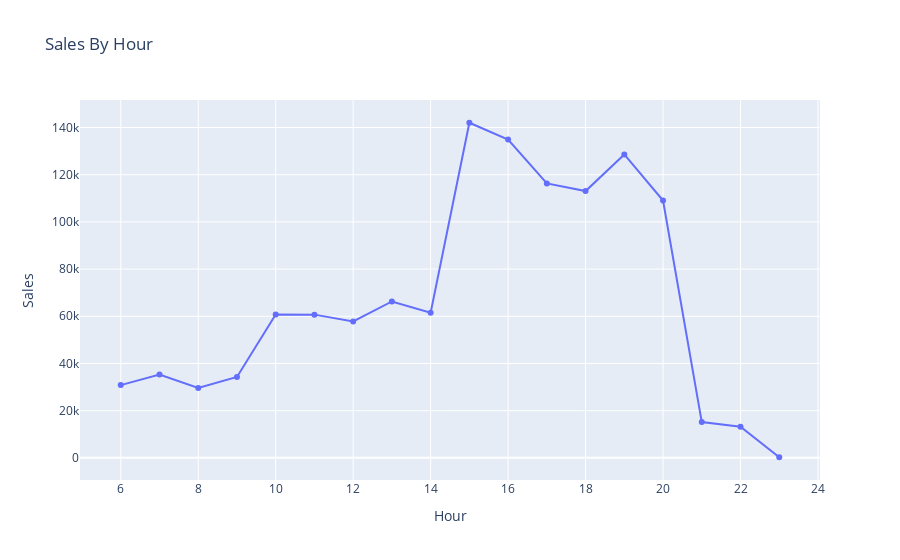

The notebook cell this image was saved under:
### Code cell
fig= px.line(sales_by_hour,x="Hour",y="Sales",markers=True,
              title='Sales By Hour')
fig.update_layout(yaxis_title='Sales', xaxis_title='Hour')
fig.show()

### Figure 1 — Plotly figure (JSON) as saved in the notebook; plotly's stock layout.template omitted (floating-point values rounded to 4 significant figures)
{"data": [{"hovertemplate": "Hour=%{x}<br>Sales=%{y}<extra></extra>", "legendgroup": "", "line": {"color": "#636efa", "dash": "solid"}, "marker": {"symbol": "circle"}, "mode": "lines+markers", "name": "", "orientation": "v", "showlegend": false, "type": "scatter", "x": [6, 7, 8, 9, 10, 11, 12, 13, 14, 15, 16, 17, 18, 19, 20, 21, 22, 23], "xaxis": "x", "y": [30840.0, 35320.0, 29590.0, 34300.0, 60760.0, 60700.0, 57820.0, 66290.0, 61470.0, 142000.0, 134900.0, 116300.0, 113100.0, 128600.0, 109100.0, 15180.0, 13240.0, 263.0], "yaxis": "y"}], "layout": {"legend": {"tracegroupgap": 0}, "title": {"text": "Sales By Hour"}, "xaxis": {"anchor": "y", "domain": [0, 1], "title": {"text": "Hour"}}, "yaxis": {"anchor": "x", "domain": [0, 1], "title": {"text": "Sales"}}}}
